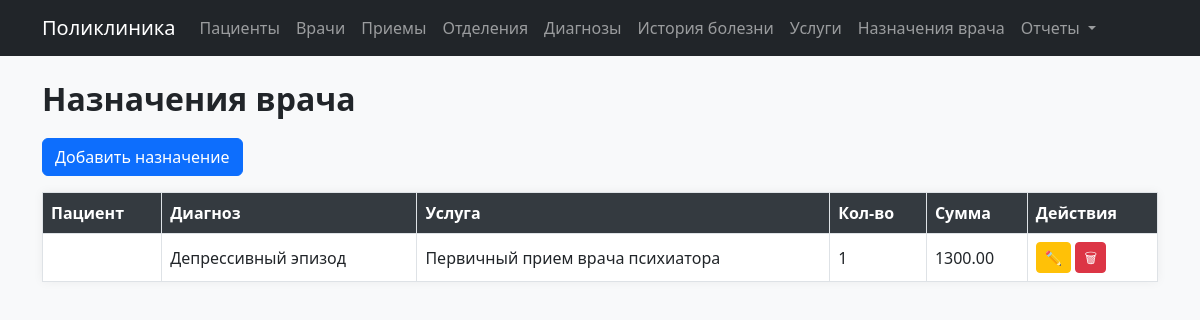
The page /prescriptions on the database its author committed.
### models.py (models this page shows)
class Prescription(db.Model):
    __tablename__ = 'prescriptions'
    id = db.Column(db.Integer, primary_key=True)
    history_id = db.Column(db.Integer, db.ForeignKey('medical_records.id'))
    service_id = db.Column(db.Integer, db.ForeignKey('services.id'))
    quantity = db.Column(db.Integer)
    total_price = db.Column(db.Numeric(10, 2))

class Diagnosis(db.Model):
    __tablename__ = 'diagnoses'
    id = db.Column(db.Integer, primary_key=True)
    code = db.Column(db.String(10))
    name = db.Column(db.String(100))
    description = db.Column(db.Text)
    medical_records = db.relationship('MedicalRecord', backref='diagnosis', lazy=True)

class Service(db.Model):
    __tablename__ = 'services'
    id = db.Column(db.Integer, primary_key=True)
    name = db.Column(db.String(100))
    price = db.Column(db.Numeric(10, 2))
    duration_min = db.Column(db.Integer)
    prescriptions = db.relationship('Prescription', backref='service', lazy=True)

### modules/prescriptions.py (the view)
@prescriptions_bp.route('/prescriptions')
def list_prescriptions():
    prescriptions = Prescription.query.all()
    return render_template('prescriptions/list.html', prescriptions=prescriptions)

### templates/prescriptions/list.html
{% extends 'index.html' %}
{% block content %}
<h2>Назначения врача</h2>
<a href="/prescriptions/new" class="btn btn-primary mb-3">Добавить назначение</a>
<table class="table table-bordered">
    <thead>
        <tr>
            <th>Пациент</th>
            <th>Диагноз</th>
            <th>Услуга</th>
            <th>Кол-во</th>
            <th>Сумма</th>
            <th>Действия</th>
        </tr>
    </thead>
    <tbody>
        {% for p in prescriptions %}
        <tr>
            <td>{{ p.medical_record.patient.full_name }}</td>
            <td>{{ p.medical_record.diagnosis.name }}</td>
            <td>{{ p.service.name }}</td>
            <td>{{ p.quantity }}</td>
            <td>{{ p.total_price }}</td>
            <td>
                <a href="/prescriptions/{{ p.id }}/edit" class="btn btn-sm btn-warning">✏️</a>
                <a href="/prescriptions/{{ p.id }}/delete" class="btn btn-sm btn-danger">🗑</a>
            </td>
        </tr>
        {% endfor %}
    </tbody>
</table>
{% endblock %}

### static/style.css (style rules this page uses)
body { background-color: #f8f9fa; font-family: 'Segoe UI', sans-serif; }
h2 { font-weight: 600; margin-bottom: 20px; }
.table { background-color: #fff; box-shadow: 0 0 10px rgba(0,0,0,0.05); }
.table th { background-color: #343a40; color: white; }
.table td, .table th { vertical-align: middle; }
.btn { font-weight: 500; }
.btn-sm { padding: 0.25rem 0.5rem; }

### rows shown on the page
Prescription: medical_record.diagnosis.name "Депрессивный эпизод", service.name "Первичный прием врача психиатора", quantity "1", total_price "1300.00"
